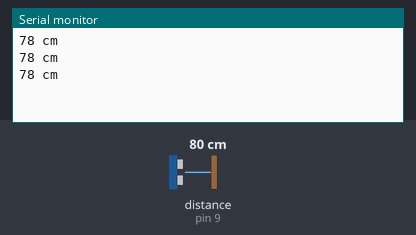
Simulated run of this sketch. Board: Arduino Uno, built with avr-gcc and run on an emulated ATmega328P. Parts: the last lines printed to the serial monitor. Wiring (inferred from the names in the program): ultrasonic range finder: trigger pin 8; echo pin 9. Inputs (shaded band) come from the test bench; at power-on: distance to the obstacle (sensor on pin 9) 80 cm. The echo pulse lasts 58.3 µs per cm.

Above: at 1.3 s.
1.4 s: distance to the obstacle (sensor on pin 9) set to 2 cm
At 1.9 s:
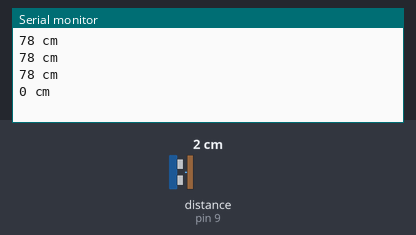
2.9 s: distance to the obstacle (sensor on pin 9) set to 4 cm
At 3.4 s:
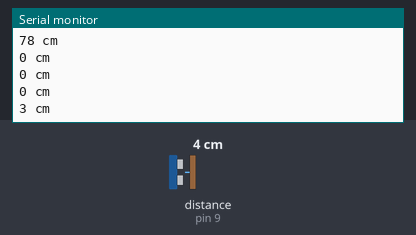
Timing chart, 0 to 5.9 s (numbered marks = the images above; inputs shaded):
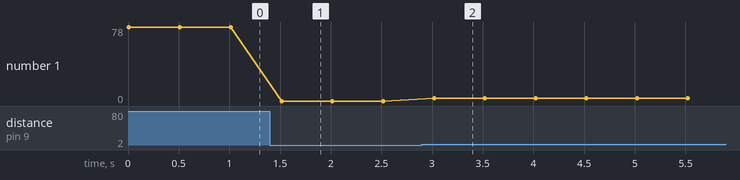

The sketch:

HC_SR04.ino
```cpp
// No library required ..

const int trigPin = 8;
const int echoPin = 9;

long duration;
int distance;

void setup() {
  Serial.begin(9600);  // Initialize the serial monitor ..
  pinMode(trigPin, OUTPUT);
  pinMode(echoPin, INPUT);
}

void loop() {
  // Initialize the sensor by setting the Trig pin low ..
  digitalWrite(trigPin, LOW);
  delayMicroseconds(2);

  // Send an ultrasonic wave by setting the Trig pin high ..
  digitalWrite(trigPin, HIGH);
  delayMicroseconds(10);  // Keep it high for 10 microseconds ..
  digitalWrite(trigPin, LOW);

  // Get the duration from the Echo pin ..
  duration = pulseIn(echoPin, HIGH);

  // If the duration cannot be measured or is too long/short, assume the distance is zero ..
  if (duration == 0 || duration > 23529 || duration < 116) {
    // duration > 23529 => Distances over 400 cm ..
    // duration < 116  => Distances under 2 cm ..
    distance = 0;  // Measurement is invalid, set the distance to zero ..
  } else {
    // Measurement is invalid, set the distance to zero ..
    distance = duration * 0.034 / 2;  //Distance in cm ..
  }

  // Print the distance to the serial monitor
  Serial.print(distance);
  Serial.println(" cm");

  delay(500);  // Wait for 500 ms
}
```

Measured:
- after the input at 1.4 s, the serial monitor: prints a new line after 0.12 s (image 1)
- after the input at 2.9 s, the serial monitor: prints a new line after 0.12 s (image 2)
- plotted number 1: 78 → 0 after the input at 1.4 s, 0 → 3 after the input at 2.9 s
